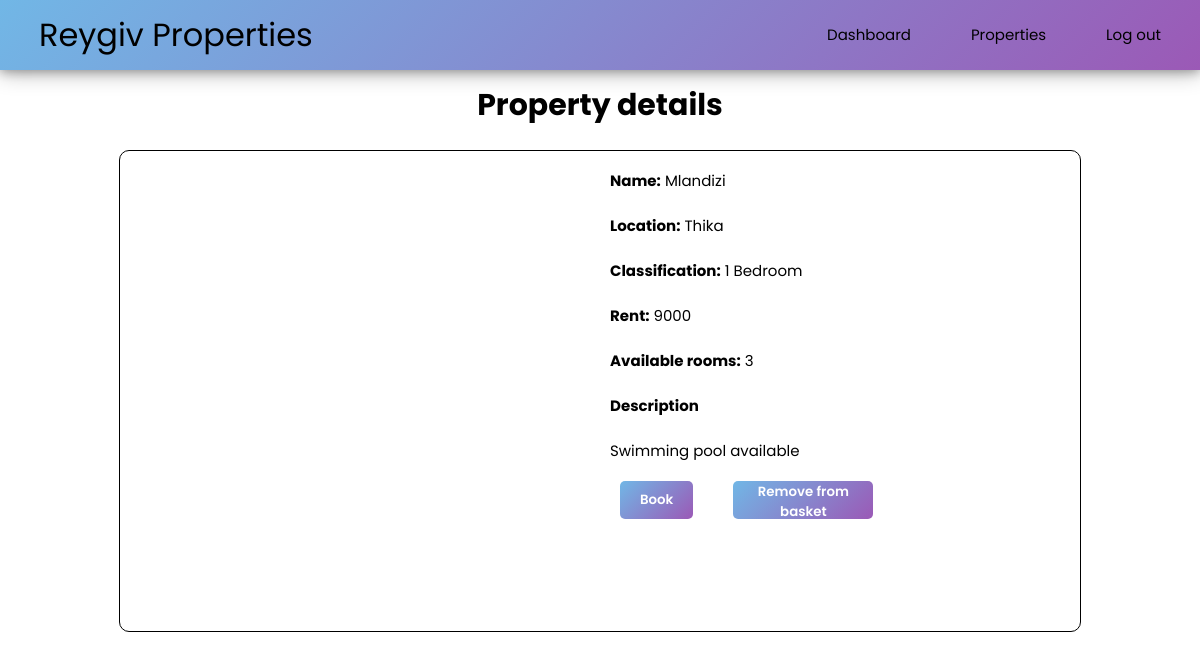
/basket_details.php?property_id=4 (signed in), run on the app's committed database.
### tables this page shows
CREATE TABLE properties(
	property_id INT NOT NULL AUTO_INCREMENT,
    property_name VARCHAR(100) NOT NULL,
    classification VARCHAR(100) NOT NULL,
    property_description LONGTEXT NOT NULL,
    property_location VARCHAR(255) NOT NULL,
    image_url VARCHAR(255) NOT NULL,
    rent INT NOT NULL,
    available_rooms INT UNSIGNED NOT NULL,
    PRIMARY KEY(property_id)
);

### basket_details.php (the view, shortened to what this page needs)
<?php
require_once "connect.php";
$query = <<<query
    SELECT * FROM properties
    WHERE property_id={$_GET['property_id']}
    query;
$result = mysqli_query($mysqli, $query);
$row = mysqli_fetch_assoc($result);
?>
<!DOCTYPE html>
<html lang="en">
<head>
    <link rel="stylesheet" href="book.css">
    <link rel="stylesheet" href="index.css">
</head>
<body>
    <div class="top-content">
        <header>
            <nav class="navbar">
                <a href="#" class="nav-branding">Reygiv Properties</a>
                <ul class="nav-menu">
                    <li class="nav-item">
                        <a href="dashboard.php" class="nav-link">Dashboard</a>
                    </li>
                    <li class="nav-item">
                        <a href="properties.php" class="nav-link">Properties</a>
                    </li>
                    <li class="nav-item">
                        <a href="logout.php" class="nav-link">Log out</a>
                    </li>
                </ul>
            </nav>
        </header>
    </div>
    <h1>Property details</h1>
    <div class="property-container">
        <div class="property_picture">
        </div>
        <div class="details">
            <p> <b>Name:</b>
                <?php echo $row["property_name"] ?>
            </p>
            <p> <b>Location:</b>
                <?php echo $row["property_location"] ?>
            </p>
            <p> <b>Classification:</b>
                <?php echo $row["classification"] ?>
            </p>
            <p> <b>Rent:</b>
                <?php echo $row["rent"] ?>
            </p>
            <p> <b>Available rooms:</b>
                <?php echo $row["available_rooms"] ?>
            </p>
            <div>
                <p> <b>Description</b></p>
                <p>
                    <?php echo $row["property_description"] ?>
                </p>
            </div>
            <div class="buttons">
                <?php
                if ($row["available_rooms"] > 0) {
                    echo <<<html
                    <form method="POST" action="action_book.php">
                        <input type="hidden" name="property_id" value="{$row["property_id"]}">
                        <button id="book_btn">Book</button>
                    </form>
                html;
                } else {
                    echo "<div class='full'>No more openings are currently available.</div>";
                }
                ?>
                <form method="POST" action="action_remove_basket.php">
                    <button id="basket_btn" style="width: 140px;">Remove from basket</button>
                </form>
            </div>
        </div>
    </div>
</body>
</html>

### assets/CSS/book.css (style rules this page uses)
h1 { text-align: center; }
.property-container { display: grid; grid-template-columns: repeat(2, minmax(400px, 1fr)); gap: 20px; max-width: 80%; min-height: 60vh; margin-inline: auto; border: 0.5px solid black; --border-radius: 10px; border-radius: var(--border-radius); margin-bottom: 70px; margin-top: 30px; }
.buttons { display: flex; justify-content: left; width: 100%; margin-bottom: 20px; margin-left: 0; flex-wrap: wrap; }
button { margin-left: 0px; margin-right: 30px; }

### assets/CSS/index.css (style rules this page uses)
:root { --light-blue: #71b7e6; --dark-pink: #9b59b6; --main-linear-gradient: linear-gradient( 135deg, var(--light-blue), var(--dark-pink) ); --font-family: Poppins, Inter, sans-serif; }
body { font-family: var(--font-family); font-size: 15px; line-height: 2em; padding: 0; margin: 0; }
.top-content { background-image: url("../../images/image7.jpg"); background-size: cover; }
ul { margin: 0; padding: 0; }
header { background: var(--main-linear-gradient); color: #ffffff; padding: 15px; box-shadow: 0px 3px 20px rgba(0, 0, 0, 0.3), 0px 1px 10px rgba(0, 0, 0, 0.3); }
li { list-style: none; }
nav a { color: black; text-decoration: none; }
.navbar { min-height: 40px; display: flex; justify-content: space-between; align-items: center; padding: 0 24px; }
.nav-menu { display: flex; justify-content: space-between; align-items: center; gap: 60px; }
.nav-branding { font-size: 2rem; }
.nav-link { transition: 0.7s ease; }
button { height: 38px; background: var(--main-linear-gradient); border: none; padding-left: 20px; padding-right: 20px; color: #ffffff; font-family: var(--font-family); margin-left: 10px; border-radius: 5px; font-weight: 600; }

### data on the page
properties: property_name "Mlandizi", property_location "Thika", classification "1 Bedroom", rent "9000", available_rooms "3", property_description "Swimming pool available"
